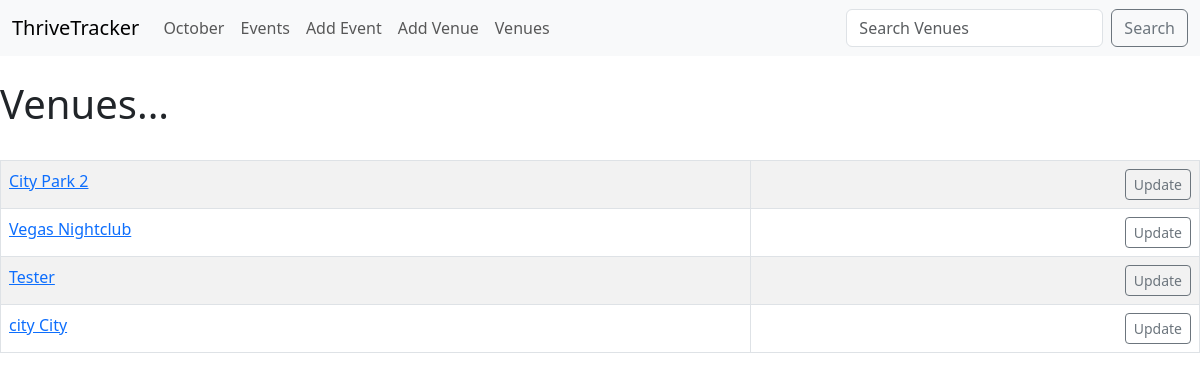
Screenshot of /list_venues with the database file from the repository.
### addiction_calendar/models.py (models this page shows)
class Venue(models.Model):
    name = models.CharField('Venue Name', max_length=200)
    address = models.CharField('Venue Address', max_length=300)
    zip_code = models.CharField('Venue Zip Code', max_length=15)
    phone = models.CharField('Venue Phone', max_length=20, blank=True)
    web = models.URLField('Venue Website', blank=True)
    email_address = models.EmailField('Venue Email', blank=True)
    def __str__(self):
        return self.name

### addiction_calendar/views.py (the view)
# urls.py: path('list_venues', views.list_venues, name='list-venues'),
def list_venues(request):
    venue_list = Venue.objects.all()
    return render(request, 'addiction_events/venues.html',
        {'venue_list': venue_list})

### addiction_calendar/templates/addiction_events/venues.html
{% extends 'addiction_events/base.html' %}
{% block content %}
        <h1>Venues...</h1>
        <br/>
        <table class='table table-bordered table-striped table-hover'>
        {% for venue in venue_list %}
            <tr>
                <td>
                    <a href="{% url 'show-venue' venue.id %}"> {{ venue }}</a>
                </td>
                <td align='right'>
                    <a href="{% url 'update-venue' venue.id %}" class='btn btn-outline-secondary btn-sm'>Update</a>
                </td>
            </tr>
        {% endfor %}
{% endblock %}

### rows the page displays
Venue: name "City Park 2"
Venue: name "Vegas Nightclub"
Venue: name "Tester"
Venue: name "city City"
